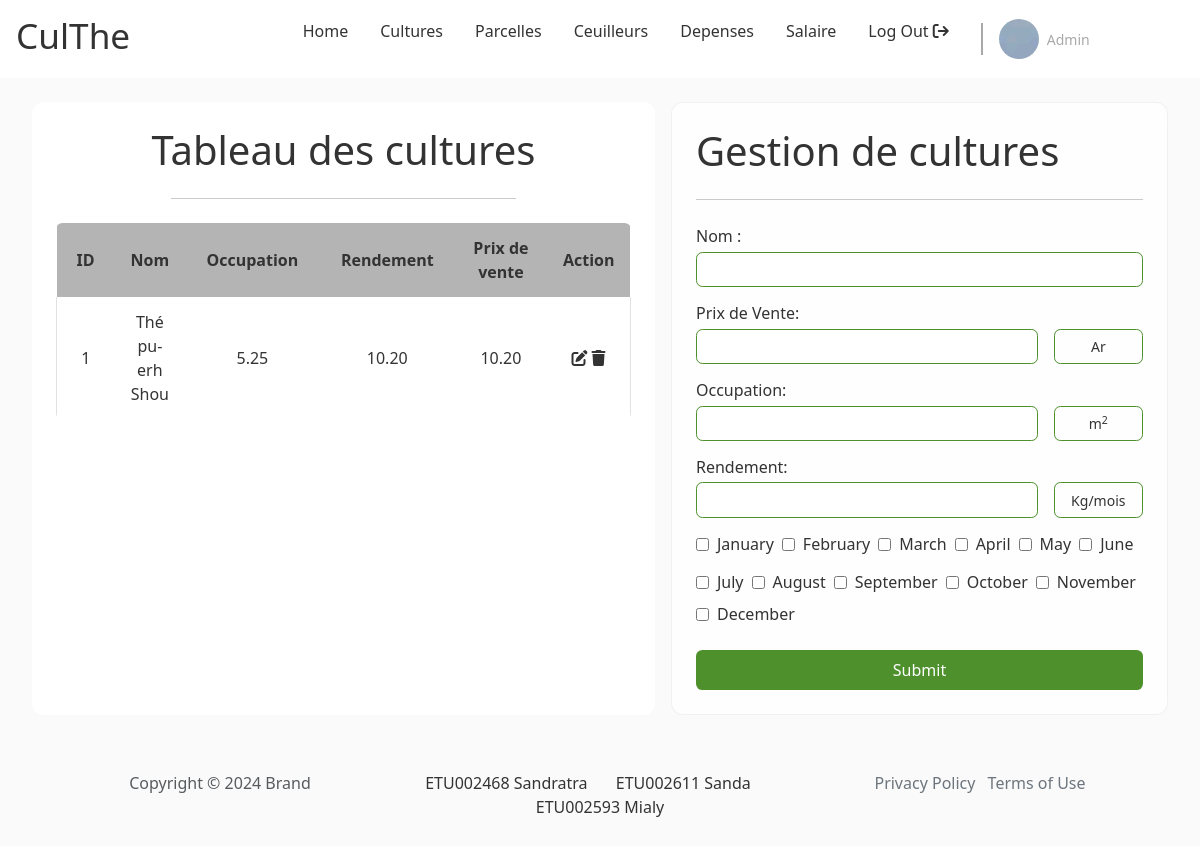
Page /pages/admin/main.php?page=the on the committed database.
### tables this page shows
CREATE TABLE culthe_variete_the(
    id INT PRIMARY KEY AUTO_INCREMENT,
    nom VARCHAR(50) NOT NULL,
    occupation DECIMAL(10,2) NOT NULL,
    rendement DECIMAL(10,2) NOT NULL,
    CHECK(occupation > 0 AND rendement > 0)
);

### inc/connexion.php (called while the page is built)
<?php
    function dbconnect(){
        static $connect = null;
        if ($connect===null) {
            $connect = mysqli_connect('172.20.0.167','ETU002468','IGUAHu7qSHWS','db_p16_ETU002468');
        }
        return $connect;
    }

### inc/admin/function_variete_the.php (called while the page is built, shortened)
<?php
    function get_all_variete_the(){
        $request = "SELECT * FROM culthe_variete_the";
        $temp = mysqli_query(dbconnect(),$request);
        $result = [];
        while($donne = mysqli_fetch_array($temp)){
            $result[] = $donne;
        }
        return $result;
    }
?>

### pages/admin/the.php (the view, shortened to what this page needs)
<?php
    $list_variete_the = get_all_variete_the();
    $months = array("January", "February", "March", "April", "May", "June", "July", "August", "September", "October", "November", "December");
?>
<div class="body double-col">
        <section class="left">
            <h1 class="section__title">Tableau des cultures</h1>
            <hr class="section__sep">
            <div class="section__content">
                <table id="table">
                    <tr>
                        <th class="id number">ID</th>
                        <th class="name">Nom</th>
                        <th class="occupation">Occupation</th>
                        <th class="rendement">Rendement</th>
                        <th class="rendement">Prix de vente</th>
                        <th>Action</th>
                    </tr>
                    <?php for($i=0; $i<count($list_variete_the); $i++){ ?>
                    <tr>
                        <td class="id number"><?php echo($list_variete_the[$i]['id']); ?></td>
                        <td class="surface"><?php echo($list_variete_the[$i]['nom']); ?></td>
                        <td class="name"><?php echo($list_variete_the[$i]['occupation']); ?></td>
                        <td class="rendement"><?php echo($list_variete_the[$i]['rendement']); ?></td>
                        <td class="rendement"><?php echo($list_variete_the[$i]['rendement']); ?></td>
                        <td>
                            <a href="#" class="edit-btn"><i class="fa fa-edit"></i></a>
                            <a href="#" class="delete-btn"><i class="fa fa-trash"></i></a>
                        </td>
                    </tr>
                <?php } ?>
                </table>
            </div>
        </section>
        <section class="right">
            <form action="../../handler/admin/the_handler.php" method="post" id="login-form" class="form">
                <h1 class="form__title">Gestion de cultures</h1>
                <hr class="form__sep">
                <div class="form__content">
                    <div class="form__input vertical">
                        <label for="nom" class="form__label">Nom : </label>
                        <div>
                            <input type="text" name="nom" id="nom" class="form__input-field" />
                        </div>
                    </div>
                    <div class="form__input vertical">
                            <label for="prix_vente" class="form__label">Prix de Vente:</label>
                            <div>
                                <input type="number" name="prix_vente" id="prix_vente" class="form__input-field" />
                                <span class="form__input-field unit">Ar</span>
                            </div>
                    </div>
                    <div class="form__input vertical">
                        <label for="occupation" class="form__label">Occupation:</label>
                        <div>
                            <input type="number" name="occupation" id="occupation" class="form__input-field" />
                            <span class="form__input-field unit">m<sup>2</sup></span>
                        </div>
                    </div>
                    <div class="form__input vertical">
                        <label for="rendement" class="form__label">Rendement:</label>
                        <div>
                            <input type="number" name="rendement" id="rendement" class="form__input-field" />
                            <span class="form__input-field unit">Kg/mois</span>
                        </div>
                    </div>
                    <div class="form__input horizontal">
                        <?php for($i = 0; $i < 6; $i++){ ?>
                            <input type="checkbox" name="<?php echo strtolower($months[$i]); ?>" id="<?php echo strtolower($months[$i]); ?>" class="form__input-field" />
                            <label for="<?php echo strtolower($months[$i]); ?>" class="form__label"><?php echo $months[$i] ?></label>
                        <?php } ?>
                    </div>
                    <div class="form__input horizontal">
                        <?php for($i = 6; $i < 12; $i++){ ?>
                            <input type="checkbox" name="<?php echo strtolower($months[$i]); ?>" id="<?php echo strtolower($months[$i]); ?>" class="form__input-field" />
                            <label for="<?php echo strtolower($months[$i]); ?>" class="form__label"><?php echo $months[$i]; ?></label>
                        <?php } ?>
                    </div>
                </div>
                <button type="submit" class="form__submit btn" id="form__submit-btn">Submit</button>
            </form>
        </section>
    </div>

### assets/css/index.css (style rules this page uses)
:root { --primary: white; --secondary: lightgray; --accent: #4d902c; --text--main: #333333; --text--muted: darkgray; --text--100: .875rem; --text--300: 1rem; --text--500: 2.2rem; --border--soft: .4rem; --bg: rgb(250,250, 250); font-size: 1em; box-sizing: border-box; }
*, *::before, *::after { box-sizing: inherit; margin: 0; padding: 0; color: var(--text--main); text-decoration: none; }
html { color: var(--text--main); font-family: system-ui, -apple-system, BlinkMacSystemFont, 'Segoe UI', Roboto, Oxygen, Ubuntu, Cantarell, 'Open Sans', 'Helvetica Neue', sans-serif; }
body { min-height: 100vh; }
body>*+* { margin-top: 1.5rem; }
.btn { padding: .5rem 1rem; border: none; border-radius: var(--border--soft); background-color: var(--accent); }

### assets/css/form.css (style rules this page uses)
.form { padding: 1.5rem; border-radius: var(--border--soft); backdrop-filter: blur(10px) saturate(180%); -webkit-backdrop-filter: blur(10px) saturate(180%); background-color: rgba(255, 255, 255, 0.7); border-radius: 12px; border: 1px solid rgba(209, 213, 219, 0.3); }
.form>*+* { margin-top: 1.5rem; }
.form__title { margin: 0; }
.form__content>*+* { margin-top: .875rem; }
.form__input.vertical { display: flex; flex-direction: column; gap: .2rem; width: 100%; }
.form__input.horizontal { display: flex; align-items: center; gap: .5rem; flex-wrap: wrap; max-width: 100%; }
.form__input > div { display: flex; align-items: center; gap: 1rem; width: 100%; }
.form__input > div > * { flex-grow: 1; }
.form__input > div > .unit { flex-grow: 0; flex-basis: 20%; text-align: center; }
.form__input-field { padding: .4rem .8rem; border: 1px solid var(--accent); border-radius: var(--border--soft); font-size: var(--text--100); }
.form__submit { display: block; width: 100%; color: white; }

### assets/css/home.css (style rules this page uses)
body { background-color: var(--bg); }

### assets/css/layout.css (style rules this page uses)
.body { margin-left: 2rem; margin-right: 2rem; }
.double-col { display: flex; gap: 1rem; }
.double-col>*>*+* { margin-top: 1.5rem; }
.double-col .left { flex-basis: 65%; }
.double-col .right { flex-grow: 1; }
.left { padding: 1.5rem; border-radius: 12px; background-color: white; }
.left .section__title { text-align: center; }
.left .section__sep { width: 60%; margin-left: auto; margin-right: auto; }
.left table { overflow: hidden; border-spacing: 0; width: 100%; margin: auto auto; border-radius: var(--border--soft); border-bottom: 1px solid rgb(225, 225, 225); }
.left th, .left td { padding: .8rem 1rem; text-align: center; }
.left th { background-color: rgb(180, 180, 180); }
.left td:first-child { border-left: 1px solid rgb(225, 225, 225); }
.left td:last-child { border-right: 1px solid rgb(225, 225, 225); }
.left tr:last-child td, .left tr:not(:first-child) td { border-bottom: 1px solid rgb(225, 225, 225); }
.left .id { width: 15%; text-align: center; }
.left .occupation, .left .rendement { width: 30%; text-align: center; }
.left .name, .left .date { text-align: center; }

### rows in the picture
culthe_variete_the: id "1", nom "Thé pu-erh Shou", occupation "5.25", rendement "10.20"

### other values in the picture
$months[$i] "January"
$months[$i] "February"
$months[$i] "March"
$months[$i] "April"
$months[$i] "May"
$months[$i] "June"
$months[$i] "July"
$months[$i] "August"
$months[$i] "September"
$months[$i] "October"
$months[$i] "November"
$months[$i] "December"
